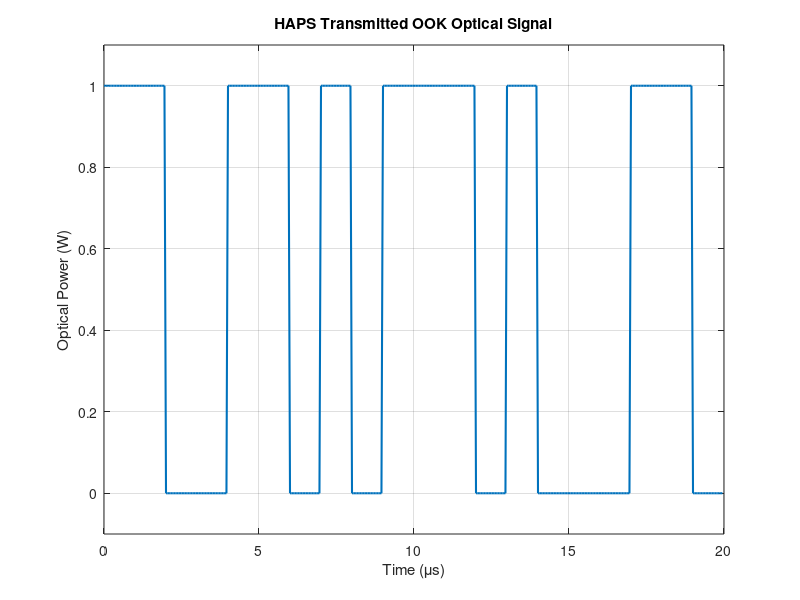
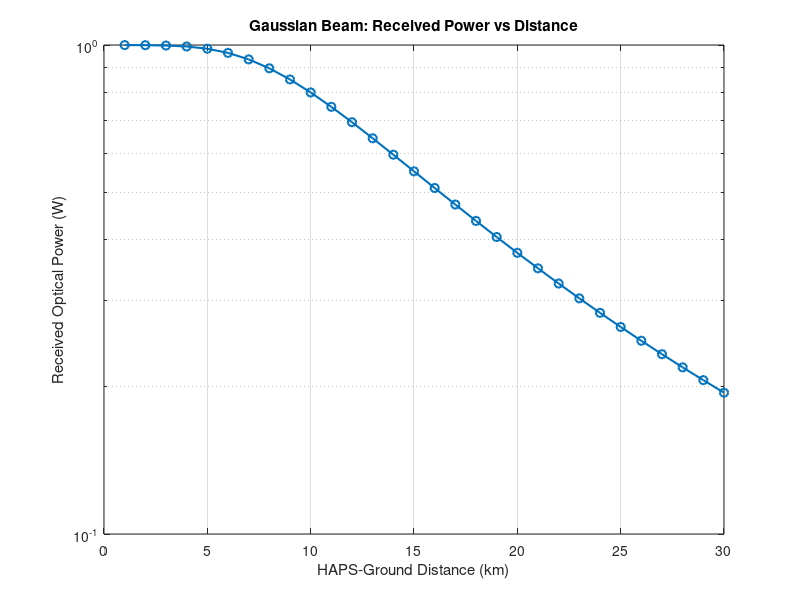

These charts were generated, in order, by the following MATLAB code:
clc;
clear;
close all;

%% Parameters
Nbits = 20;          % Number of bits being transmitted
Rb = 1e6;            % Bit rate: 1 Mbps (bits per second)
Pt = 1;              % Optical transmit power: 1 W

samplesPerBit = 20;
Fs = Rb * samplesPerBit;

%% Generate random bits
bits = randi([0 1], 1, Nbits); % random bits are generated NBits = 20 in number
%% OOK modulation
ookSymbols = Pt * bits; % 1*power or 0*power

%% Convert symbols into waveform(repetition of bits for imitating the bit duration)
txSignal = repelem(ookSymbols, samplesPerBit);

%% Time axis
t = (0:length(txSignal)-1) / Fs;

%% Plot
figure;
plot(t*1e6, txSignal, 'LineWidth', 1.5);
xlabel('Time (\mus)');
ylabel('Optical Power (W)');
title('HAPS Transmitted OOK Optical Signal');
grid on;
ylim([-0.1 1.1]);

%% Receiver parameters
R = 0.8;                 % Photodetector responsiveness (A/W)

%% Ideal FSO channel
% rxOpticalSignal = txSignal; % power transmitted is received by detector directly

%% Geometrical Propagation Gain(Beam Intensity Spreading): Gaussian Model
% Gaussian beam parameters
lambda = 1550e-9;       % Optical wavelength (m)

theta = 0.01e-3;        % Beam divergence half-angle (rad)

% Beam waist from divergence
w0 = lambda / (pi * theta);

% Receiver parameters
RxDiameter = 0.2;       % Receiver aperture diameter (m)
RxRadius = RxDiameter / 2;

% HAPS-ground distance
L = 20e3;               % 20 km

% Rayleigh range
zR = pi * w0^2 / lambda;

% Beam radius at receiver
wRx = w0 * sqrt(1 + (L/zR)^2);

% Exact Gaussian power captured by circular receiver aperture
H_geo = 1 - exp(-2 * RxRadius^2 / wRx^2);

%% Received optical signal
rxOpticalSignal = H_geo * txSignal;

%% Photodetector
rxCurrent = R * rxOpticalSignal; % photodetector converting light to electrical signal

%% Sample once per bit(sample in the middle part and away from edge for better detection)
% 10th bit,30th bit,50th bit for samples
sampleIndices = samplesPerBit/2 : samplesPerBit : length(rxCurrent);

rxSamples = rxCurrent(sampleIndices); % access and put the samples in exSamples

%% New Threshold accounting for Geometrical Gain
threshold = R * Pt * H_geo / 2;  % Decision threshold (A)

%% Decision
detectedBits = rxSamples > threshold; % decision threshold detection of incoming signal/bit

%% BER
numErrors = sum(bits ~= detectedBits); % ~= not equal operator , bit by bit check of both sent and detected bits
BER = numErrors / Nbits; % Bit Error Rate

fprintf('Number of bit errors = %d\n', numErrors);
fprintf('BER = %.4f\n', BER);
% Note: We can observe that even if receiver doesn't receiver much of the
% sent Power of the sender , still there is zero  BER cause the threshold
% is changed and made in accordance with geometrical gain and also the
% channel is too ideal with not attenuation,turbulence,pointing error

%% Observing affect of Increasing HAPS Distance from Receiver and seeing the
% Graphical Nature of Received Power affected due to Geometrical Beam
% Spreading
distances = (1:1:30) * 1e3;

receivedPower = zeros(size(distances));

for k = 1:length(distances)

    L = distances(k);

    wRx = w0 * sqrt(1 + (L/zR)^2);

    H_geo = 1 - exp(-2 * RxRadius^2 / wRx^2);

    receivedPower(k) = Pt * H_geo;

end

figure;
semilogy(distances/1e3, receivedPower, 'o-', 'LineWidth', 1.5);
xlabel('HAPS-Ground Distance (km)');
ylabel('Received Optical Power (W)');
title('Gaussian Beam: Received Power vs Distance');
grid on;
